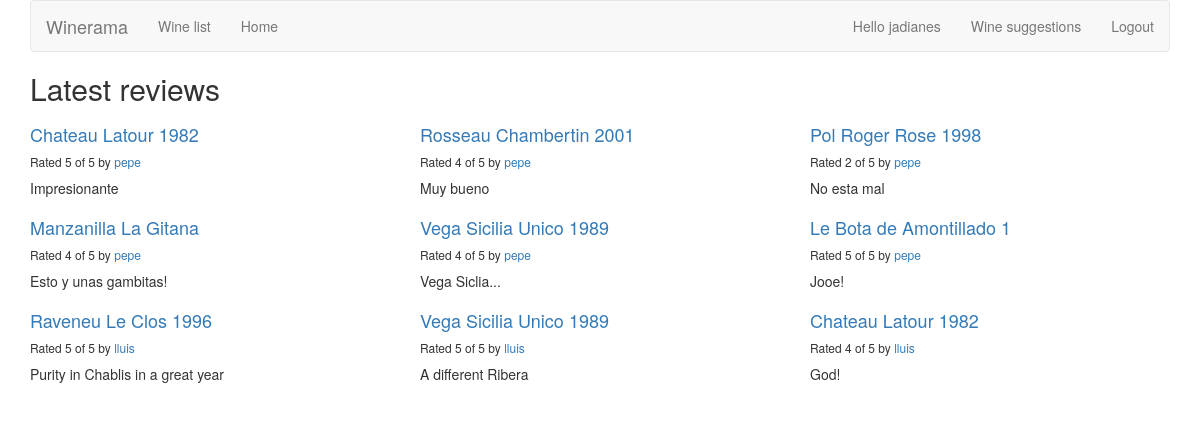
Screenshot of /reviews/ (signed in) with the database file from the repository.
### reviews/models.py (models this page shows, shortened)
class Review(models.Model):
    RATING_CHOICES=(
        (1,'1'),
        (2,'2'),
        (3,'3'),
        (4,'4'),
        (5,'5'),
    )
    wine=models.ForeignKey(Wine) #tells Django each "Review" is related to a single "Wine"
    pub_date=models.DateTimeField('date published')
    user_name=models.CharField(max_length=100)
    comment=models.CharField(max_length=200)
    rating=models.IntegerField(choices=RATING_CHOICES)

class Wine(models.Model):
    name=models.CharField(max_length=200)

### reviews/views.py (the view)
def review_list(request):
    latest_review_list=Review.objects.order_by('-pub_date')[:9]
    context={'latest_review_list':latest_review_list}
    return render(request,'reviews/review_list.html',context)

### reviews/templates/reviews/review_list.html
{% extends 'base.html' %}
{% block title %}
<h2>Latest reviews</h2>
{% endblock %}
{% block content %}
{% if latest_review_list %}
<div class="row">
    {% for review in latest_review_list %}
    <div class="col-xs-6 col-lg-4">
        <h4><a href="{% url 'reviews:review_detail' review.id %}">
        {{ review.wine.name }}
        </a></h4>
        <h6>Rated {{ review.rating }} of 5 by <a href="{% url 'reviews:user_review_list' review.user_name %}">{{ review.user_name }}</a></h6>
        <p>{{ review.comment }}</p>
    </div>
    {% endfor %}
</div>
{% else %}
<p>No reviews are available.</p>
{% endif %}
{% endblock %}

### templates/base.html (shortened to what this page needs)
{% load bootstrap3 %}
{% bootstrap_css %}
{% block bootstrap3_content %}
<div class="container">
    <nav class="navbar navbar-default">
        <div class="navbar-header">
            <a class="navbar-brand" href="{% url 'reviews:review_list' %}">Winerama</a>
        </div>
        <div id="navbar" class="navbar-collapse collapse">
            <ul class="nav navbar-nav">
                <li><a href="{% url 'reviews:wine_list' %}">Wine list</a></li>
                <li><a href="{% url 'reviews:review_list' %}">Home</a></li>
            </ul>
            <ul class="nav navbar-nav navbar-right">
            {% if user.is_authenticated %}
                <li><a href="{% url 'reviews:user_review_list' user.username %}">Hello {{ user.username }}</a></li>
                <li><a href="{% url 'reviews:user_recommendation_list' %}">Wine suggestions</a></li>
	        <li><a href="{% url 'auth:logout' %}">Logout</a></li>
                {% else %}
                <li><a href="{% url 'auth:login' %}">Login</a></li>
                {% endif %}
            </ul>
        </div>
    </nav>
    <h1>{% block title %}(no title){% endblock %}</h1>
    {% block content %}(no content){% endblock %}
</div>
{% endblock %}

### rows the page displays
Review: wine.name "Chateau Latour 1982", rating "5", user_name "pepe", comment "Impresionante"
Review: wine.name "Rosseau Chambertin 2001", rating "4", user_name "pepe", comment "Muy bueno"
Review: wine.name "Pol Roger Rose 1998", rating "2", user_name "pepe", comment "No esta mal"
Review: wine.name "Manzanilla La Gitana", rating "4", user_name "pepe", comment "Esto y unas gambitas!"
Review: wine.name "Vega Sicilia Unico 1989", rating "4", user_name "pepe", comment "Vega Siclia..."
Review: wine.name "Le Bota de Amontillado 1", rating "5", user_name "pepe", comment "Jooe!"
Review: wine.name "Raveneu Le Clos 1996", rating "5", user_name "lluis", comment "Purity in Chablis in a great year"
Review: wine.name "Vega Sicilia Unico 1989", rating "5", user_name "lluis", comment "A different Ribera"
Review: wine.name "Chateau Latour 1982", rating "4", user_name "lluis", comment "God!"

### other values shown
{{ user.username }} "jadianes"
